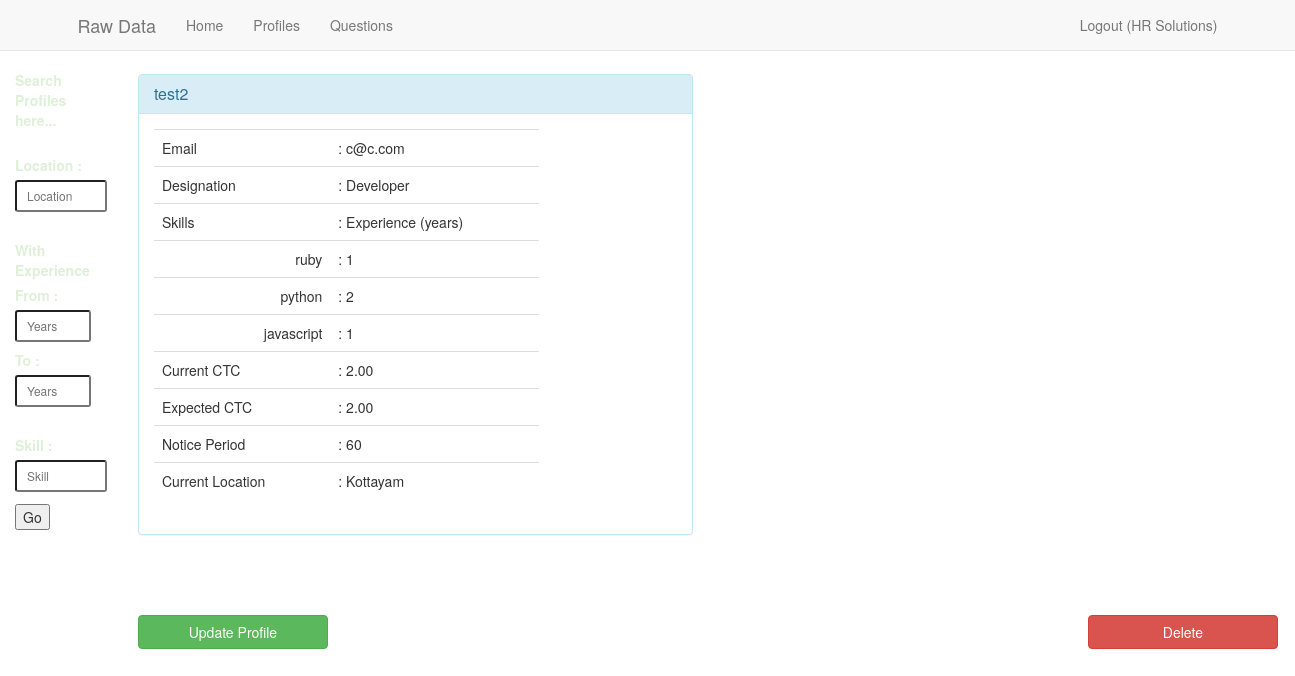
/profiles/2/ (signed in), run on the app's committed database.
### recruits/models.py (models this page shows, shortened)
class CustomUser(AbstractBaseUser, PermissionsMixin):
    email = models.EmailField(unique=True)
    name = models.CharField(max_length=30)
    address = models.CharField(max_length=50)
    date_joined = models.DateTimeField(auto_now_add=True)
    is_active = models.BooleanField(default=True)
    is_staff = models.BooleanField(default=False)
    objects = UserManager()
    USERNAME_FIELD = 'email'
    REQUIRED_FIELDS = []
    class Meta:
        verbose_name = 'user'
        verbose_name_plural = 'users'

class Profile(models.Model):
    time = models.DateTimeField(auto_now_add=True)
    user = models.ForeignKey(settings.AUTH_USER_MODEL, related_name='profiles')
    name = models.CharField(max_length=40)
    email = models.EmailField()
    designation = models.CharField(max_length=20, choices=CHOICES,)
    location = models.CharField(max_length=20,)
    current_ctc = models.DecimalField(max_digits=3, decimal_places=2,)
    expected_ctc = models.DecimalField(max_digits=3, decimal_places=2,)
    notice_period = models.IntegerField()
    resume = models.FileField(upload_to='docs/', blank=True)
    recording = models.FileField(upload_to='media/', blank=True)
    recording_optional = models.FileField(blank=True)
    objects = ProfileQuerySet.as_manager()

class Skillset(models.Model):
    profile = models.ForeignKey(Profile, related_name='skills')
    skill = models.CharField(max_length=10)
    exp = models.IntegerField()
    class Meta:
        unique_together = ('profile', 'skill',)

### recruits/views.py (the view)
# urls.py: url(r'profiles/(?P<id>[0-9]{1,2})/$', profile_detail, name='profile-detail'),
def profile_detail(request, id=None):
    if not request.user.is_authenticated():
        return HttpResponse("You need to Login first.")
    elif request.user.is_authenticated():
        profile = Profile.objects.get(id=id)
        context = {
            'profile': profile
        }
        return render(request, 'recruits/detail.html', context)

### recruits/templates/recruits/detail.html (shortened to what this page needs)
{% extends "recruits/base.html" %}
{% load static %}
{% block content %}
<div class="container">
      <div class="row">
        <div class="col-xs-12 col-sm-12 col-md-6 col-lg-6 col-xs-offset-0 col-sm-offset-0 col-md-offset-0 col-lg-offset-0 toppad" >
          <div class="panel panel-info">
            <div class="panel-heading">
              <h3 class="panel-title">{{ profile.name }}</h3>
            </div>
            <div class="panel-body">
              <div class="row">
                <div class=" col-lg-9 col-lg-9 ">
                  <table class="table table-user-information">
                    <tbody>
                      <tr>
                        <td>Email</td>
                        <td>: {{ profile.email }}</td>
                      </tr>
                      <tr>
                        <td>Designation</td>
                        <td>: {{ profile.designation }}</td>
                      </tr>
                      <tr>
                        <td>Skills </td>
                        <td>: Experience (years)</td>
                      </tr>
                      {% for item in profile.skills.all %}
                      <tr>
                      <td class='text-right'>{{ item.skill }}</td>
                      <td>: {{ item.exp }}</td>
                      </tr>
                      {% endfor %}
                      <tr>
                        <td>Current CTC </td>
                        <td>: {{ profile.current_ctc }}</td>
                      </tr>
                      <tr>
                        <td>Expected CTC </td>
                        <td>: {{ profile.expected_ctc }}</td>
                      </tr>
                      <tr>
                        <td>Notice Period </td>
                        <td>: {{ profile.notice_period }}</td>
                      </tr>
                      <tr>
                        <td>Current Location </td>
                        <td>: {{ profile.location }}</td>
                      </tr>
                    </tbody>
                  </table>
                </div>
              </div>
            </div>
          </div>
        </div>
        <br>
        <br>
        <br>
        <br>
      </div>
      <br>
      <br>
      <br>
      <a class='btn btn-success col-sm-2' href='update/' role='button'>Update Profile</a>
      <a class='btn btn-danger pull-right col-sm-2' href='delete/' role='button'>Delete</a><br>
    </div>
  {% endblock %}

### recruits/templates/recruits/navbar.html (shortened to what this page needs)
<nav class="navbar navbar-default navbar-static-top nav_bar affix">
  <div class="container">
    <div class="navbar-header">
      <a class="navbar-brand" href="#">Raw Data</a>
    </div>
    <div id="navbar" class="navbar-collapse collapse">
      <ul class="nav navbar-nav">
        <li><a href="{% url 'recruits:home' %}">Home</a></li>
        <li><a href='{% url "recruits:profile-list" %}'>Profiles</a></li></li>
        {% if request.user.is_authenticated %}
        <li><a href='{% url "questions:language-list" %}'>Questions</a></li></li>
        {% endif %}
      </ul>
      <ul class="nav navbar-nav navbar-right">
        {% if request.user.is_authenticated and not request.user.is_superuser %}
        <li class='pull-right'><a  href='{% url "recruits:logout" %}'>Logout ({{ request.user.name }})</a></li>
        {% elif request.user.is_authenticated and request.user.is_superuser %}
        <li class='pull-right'><a  href='{% url "recruits:logout" %}'>Logout ({{ request.user.name }})</a></li>
        <li class='pull-right'><a  href='/admin'>Admin Interface</a></li>
        {% else %}
        <li class='pull-right'><a  href='{% url "recruits:login" %}'>Login</a></li>
        {% endif %}
      </ul>
    </div>
  </div>
</nav>

### static/css/navbar-static-top.css (style rules this page uses)
body { min-height: 2000px; }
.navbar-static-top { margin-bottom: 19px; }

### static/css/custom.css (style rules this page uses)
.nav_bar { width: 100%; }
body { background-image: url("light-bg.jpg"); }

### data on the page
CustomUser: user.name "HR Solutions"
Profile: name "test2", email "c@c.com", designation "Developer", current_ctc "2.00", expected_ctc "2.00", notice_period "60", location "Kottayam"
Skillset: skill "ruby", exp "1"
Skillset: skill "python", exp "2"
Skillset: skill "javascript", exp "1"
